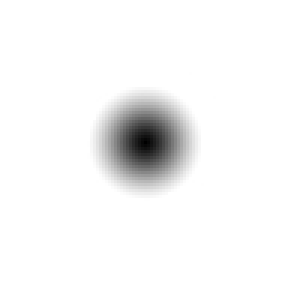
#> input picture resources/calibration/RradialGradient.jpg, 100 x 100 px, found by its file name (shown 3 times larger)
$ python image_derivative_test.py
#> lines starting #> are read from the running program, lines starting #| are printed output that depends on the picture
### prototyp/src/utilities/image_access.py
from PIL import Image
import numpy as np
import matplotlib.pyplot as plt

"""
Image Coordinate Space:
(ColorSpace, Heigth, Width)
"""

def _WHC_to_CWH_space(np_img):
    """
    CWH Space = (ColorSpace, Heigth, Width)
    :param np_img:
    :return:
    """
    ColorSpaceCount = np_img.shape[2]
    return np.array([ np_img[:,:,i].astype(float)/255 for i in range(ColorSpaceCount)],dtype=float)

def _CWH_to_WHC_space(np_img):
    ColorSpaceCount = np_img.shape[0]
    feld = np.empty(shape=[np_img.shape[1],np_img.shape[2],ColorSpaceCount],dtype=np.uint8)
    for i in range(ColorSpaceCount):
        feld[:,:,i]=np_img[i]*255
    return feld

def open_image(filepath):
    pil_img = Image.open(filepath)
#> pil_img is the input picture: PIL image 100x100 RGB; min 0, max 255, mean 245.7
    np_img = np.asarray(pil_img)

    if(len(np_img.shape)==2):
        np_img.shape = (1, np_img.shape[0],np_img.shape[1])
        #np_img = np_img.astype(float)/255
        return np_img

    return _WHC_to_CWH_space(np_img)


# [4 lines left out: function save_image, not called in this run]

def show_image(np_img, axes = plt):
    if(np_img.shape[0]!=1):
        np_img_WHC = _CWH_to_WHC_space(np_img)
    else:
        np_img_WHC =  np_img[0]*255
    pil_img = Image.fromarray(np_img_WHC)
    axes.imshow(pil_img)

### prototyp/src/utilities/image_derivative.py
from scipy.ndimage.filters import gaussian_filter,median_filter
from scipy.signal import convolve2d
import numpy as np


def differentiate_matrix(matrix2d):
    """

    :param matrix2d:
    :return: Array with Shape (YX,Height,Width)
    """
    # Same Kernel as in A Quantitative Analysis of Current Practices in Optical Flow Estimation
    # and the Principles behind Them; Deqing Sun Stefan Roth Michael J. Black
    #kernel = 1/12 * np.array([-1,8,0,-8,1])
    kernel_x =  np.array([[-1, 8, 0, -8, 1]])/12
    kernel_y = np.array([[-1], [8], [0], [-8], [1]])/12
    y_derivative = convolve2d(matrix2d,kernel_y,mode="same", boundary='symm')
    x_derivative = convolve2d(matrix2d, kernel_x,mode="same", boundary='symm')
    #y_derivative=median_filter(y_derivative,size=3)
    # = median_filter(x_derivative, size=3)
    return np.array([y_derivative,x_derivative],copy=False)

def differentiate_image(np_img):
    """

    :param np_img: numpy
    :return: Array  with shape (ColorChannels,YX,Height,Width)
    """
    color_channels_count = np_img.shape[0]
#> color_channels_count = 3
    channels = []
    for channel_idx in range(color_channels_count):
        channels.append(differentiate_matrix(np_img[channel_idx]))
#> this loop made 3 passes
#> pass 1, in differentiate_matrix, `y_derivative = convolve2d(matrix2d,kernel_y,mode="same", boundary='sym..`:
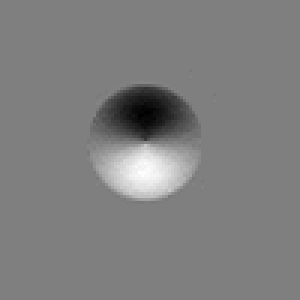
#> y_derivative: shape (100, 100) float64 (shown 3 times larger); min -0.0676, max 0.068, mean -3.72e-17; drawn with min black and max white
#> pass 1, in differentiate_matrix, `x_derivative = convolve2d(matrix2d, kernel_x,mode="same", boundary='sy..`:
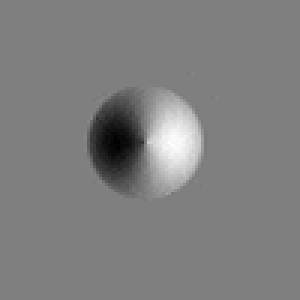
#> x_derivative: shape (100, 100) float64 (shown 3 times larger); min -0.0676, max 0.0676, mean -3.61e-17; drawn with min black and max white
#> after the loop, channels = 3 items
    return np.array(channels,copy=False)

# [7 lines left out: function differentiate_images, not called in this run]

### prototyp/src/utilities/tests/image_derivative_test.py
from src.utilities.image_derivative import *
from src.utilities.flow_field_helper import *
from src.utilities.image_access import open_image,show_image
import matplotlib.pyplot as plt

def test_differentiate_image(img):
    diff_img = differentiate_image(img)
    plt.figure()
    show_image(img)
    plt.figure()
    plt.imshow(diff_img[0,0])
    plt.figure()
    plt.imshow(diff_img[0, 1])
    plt.show()


if __name__ == '__main__':
    img = open_image(r"..\..\..\..\resources\calibration\RradialGradient.jpg")
    #img = open_image(r"..\..\..\..\resources\eval-twoframes\syntetisch\frame11.jpg")
    test_differentiate_image(img)
